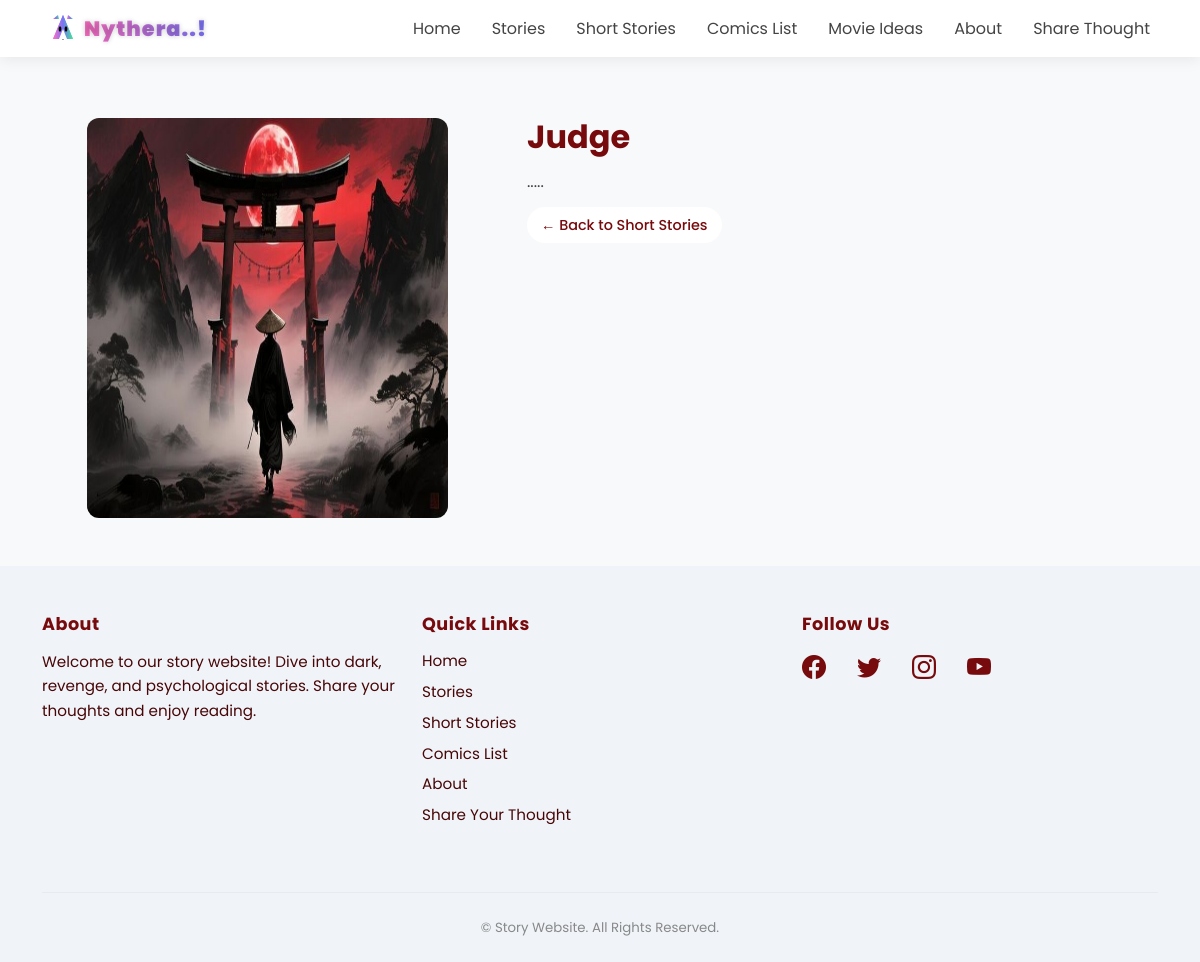
The page /short-stories/judge/ on the database its author committed.
### story_blog/models.py (models this page shows, shortened)
class ShortStory(models.Model):
    title = models.CharField(max_length=200)
    description = models.TextField()  # the short story text
    image = models.ImageField(upload_to='short_stories/', blank=True, null=True)
    categories = models.ManyToManyField('Category', blank=True)
    created_at = models.DateTimeField(auto_now_add=True)
    slug = models.SlugField(unique=True)

### story_blog/views.py (the view)
# urls.py: path('short-stories/<slug:slug>/', short_story_detail, name='short_story_detail'),
def short_story_detail(request, slug):
    story = get_object_or_404(ShortStory, slug=slug)
    return render(request, 'short_story_detail.html', {'story': story})

### story_blog/templates/short_story_detail.html (shortened to what this page needs)
{% extends "base/theme.html" %}
{% block content %}
<div class="container mt-5">
    <div class="row align-items-start">
        {% if story.image %}
        <div class="col-md-5 d-flex justify-content-center">
            <img src="{{ story.image.url }}" class="story-img">
        </div>
        {% endif %}
        <div class="col-md-7">
            <div class="story-content">
                <h2 class="story-title">{{ story.title }}</h2>
                <p class="story-desc">
                    {{ story.description }}
                </p>
                <a href="{% url 'short_stories_list' %}" class="read-btn mt-auto">
                    ← Back to Short Stories
                </a>
            </div>
        </div>
    </div>
</div>
{% endblock %}

### story_blog/templates/base/theme.html (style rules this page uses)
body { padding-top: 70px; font-family: 'Poppins', sans-serif; background-color: #f8f9fa; color: #222; }
h2, h3, h4 { font-weight: 600; }

### story_blog/templates/short_story_detail.html (style rules this page uses)
.story-img { width: 80%; max-width: 100%; height: 400px; border-radius: 12px; display: block; }
.story-content { padding-left: 10px; }
.story-title { color: #770a0c; font-weight: 700; margin-bottom: 12px; }
.story-desc { font-size: 1rem; line-height: 1.8; color: #444; text-align: left; }
.read-btn { background-color: #fff; color: #770a0c; font-size: 0.9rem; font-weight: 500; padding: 8px 14px; border-radius: 25px; text-decoration: none; text-align: center; transition: background 0.3s, transform 0.3s; }

### rows shown on the page
ShortStory: image (picture), title "Judge", description "....."
